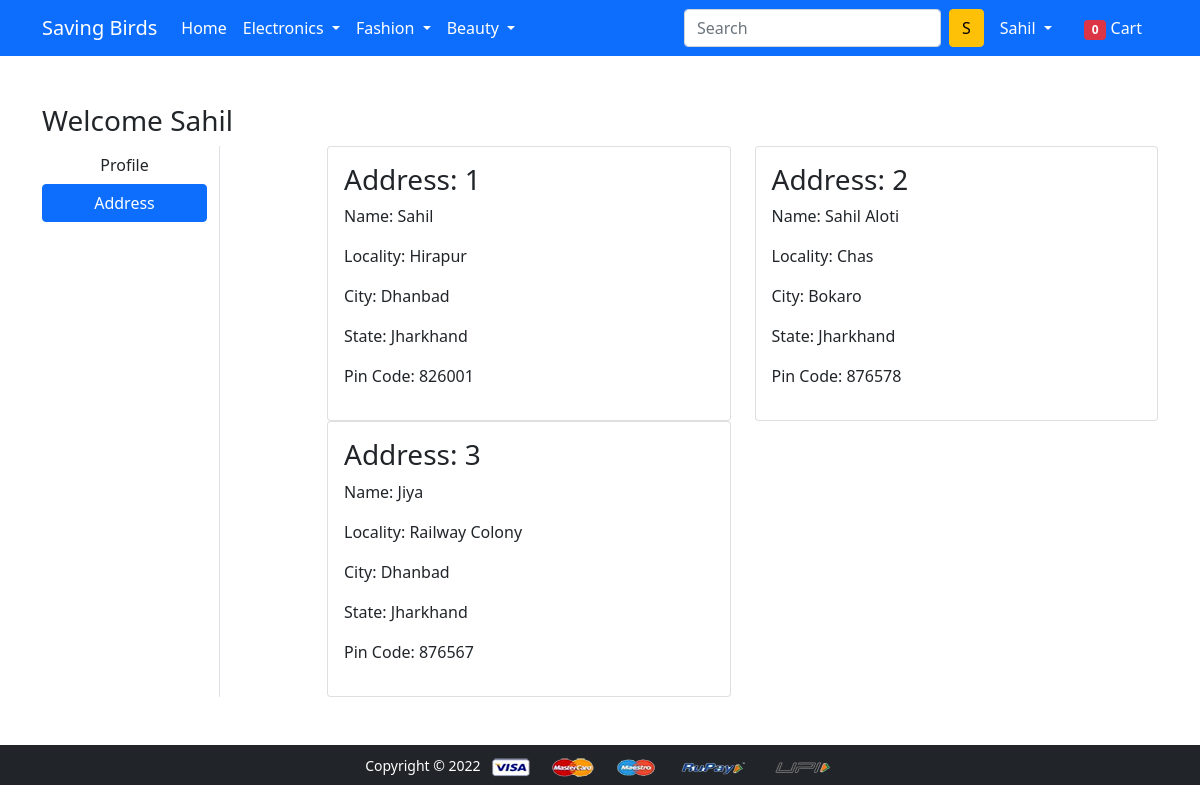
The page /address/ (signed in) on the database its author committed.
### app/models.py (models this page shows, shortened)
class Customer(models.Model):
 user = models.ForeignKey(User, on_delete=models.CASCADE)
 name = models.CharField(max_length=200)
 locality = models.CharField(max_length=200)
 city = models.CharField(max_length=50)
 zipcode = models.IntegerField()
 state = models.CharField(choices=STATE_CHOICES, max_length=50)

### app/views.py (the view)
# urls.py: path('address/', views.address, name='address'),
@login_required
def address(request):
	totalitem = 0
	if request.user.is_authenticated:
		totalitem = len(Cart.objects.filter(user=request.user))
	add = Customer.objects.filter(user=request.user)
	return render(request, 'app/address.html', {'add':add, 'active':'btn-primary', 'totalitem':totalitem})

### app/templates/app/address.html (shortened to what this page needs)
{% extends 'app/base.html' %}
{% load static %}
{% block main-content %}
<div class="container my-5">
 <div class="row">
 <h3>Welcome <span class="text-capitalize">{{request.user}}</span></h3>
  <div class="col-sm-2 border-end">
   <ul class="list-unstyled">
    <li class="d-grid"><a href="{% url 'profile' %}" class="btn">Profile</a></li>
    <li class="d-grid"><a href="{% url 'address' %}" class="btn {{active}}">Address</a></li>
   </ul>
  </div>
  <div class="col-sm-9 offset-sm-1">
   <div class="row">
    {% for ad in add %}
     <div class="col-sm-6">
     <div class="card">
      <div class="card-body">
       <h3>Address: {{ forloop.counter }}</h3>
       <p>Name: {{ad.name}}</p>
       <p>Locality: {{ad.locality}}</p>
       <p>City: {{ad.city}}</p>
       <p>State: {{ad.state}}</p>
       <p>Pin Code: {{ad.zipcode}}</p>
      </div>
     </div>
    </div>
    {% endfor %}
   </div>
  </div>
 </div>
</div>
{% endblock main-content %}

### app/templates/app/base.html (shortened to what this page needs)
<!doctype html>
{% load static %}
<html lang="en">
  <head>
    <link href="https://cdn.jsdelivr.net/npm/bootstrap@5.0.0-beta1/dist/css/bootstrap.min.css" rel="stylesheet">
    <link rel="stylesheet" href="{% static 'app/css/owl.carousel.min.css' %}">
    <link rel="stylesheet" href="{% static 'app/css/all.min.css' %}">
    <link rel="stylesheet" href="{% static 'app/css/style.css' %}">
  </head>
  <body>
    <nav class="navbar navbar-expand-lg navbar-dark bg-primary">
     <div class="container">
       <a class="navbar-brand" href="/">Saving Birds</a>
       <div class="collapse navbar-collapse" id="navbarSupportedContent">
         <ul class="navbar-nav me-auto mb-2 mb-lg-0">
           <li class="nav-item">
             <a class="nav-link active" aria-current="page" href="/">Home</a>
           </li>
           <li class="nav-item dropdown">
             <a class="nav-link dropdown-toggle text-white" href="#" id="electronicsDropdown" role="button" data-bs-toggle="dropdown" aria-expanded="false">
               Electronics
             </a>
           </li>
           <li class="nav-item dropdown">
             <a class="nav-link dropdown-toggle text-white" href="#" id="fashionDropdown" role="button" data-bs-toggle="dropdown" aria-expanded="false">
               Fashion
             </a>
           </li>
           <li class="nav-item dropdown">
            <a class="nav-link dropdown-toggle text-white" href="#" id="fashionDropdown" role="button" data-bs-toggle="dropdown" aria-expanded="false">
              Beauty
            </a>
          </li>
         </ul>
         <form class="d-flex">
           <input class="form-control me-2" type="search" placeholder="Search" aria-label="Search">
           <button class="btn btn-warning" type="submit">S</button>
         </form>
         <div>
          <ul class="navbar-nav me-auto mb-2 mb-lg-0">
          {% if request.user.is_authenticated %}
           <li class="nav-item dropdown mx-2">
              <a class="nav-link dropdown-toggle text-white" href="#" id="profileDropdown" role="button" data-bs-toggle="dropdown" aria-expanded="false">
                {{request.user.username|capfirst}}
              </a>
            </li>
            <li class="nav-item mx-2">
              <a href="{% url 'showcart' %}" class="nav-link text-white"><span class="badge bg-danger">{{totalitem}}</span> Cart </a>
            </li>
            {% endif %}
          </ul>
         </div>
       </div>
     </div>
    </nav>
    {% block main-content %} {% endblock main-content %}
    <footer class="container-fluid bg-dark text-center p-2 mt-5">
        <small class="text-white">Copyright &copy; 2022</small>
        <img src="{% static 'app/images/payment.png' %}" alt="" srcset="" class="img-fluid" height="2px">
    </footer>
  </body>
</html>

### rows shown on the page
Customer: name "Sahil", locality "Hirapur", city "Dhanbad", state "Jharkhand", zipcode "826001"
Customer: name "Sahil Aloti", locality "Chas", city "Bokaro", state "Jharkhand", zipcode "876578"
Customer: name "Jiya", locality "Railway Colony", city "Dhanbad", state "Jharkhand", zipcode "876567"

### other values the page prints
{{ request.user.username|capfirst }} "Sahil"
{{ totalitem }} "0"
{{ request.user }} "Sahil"
